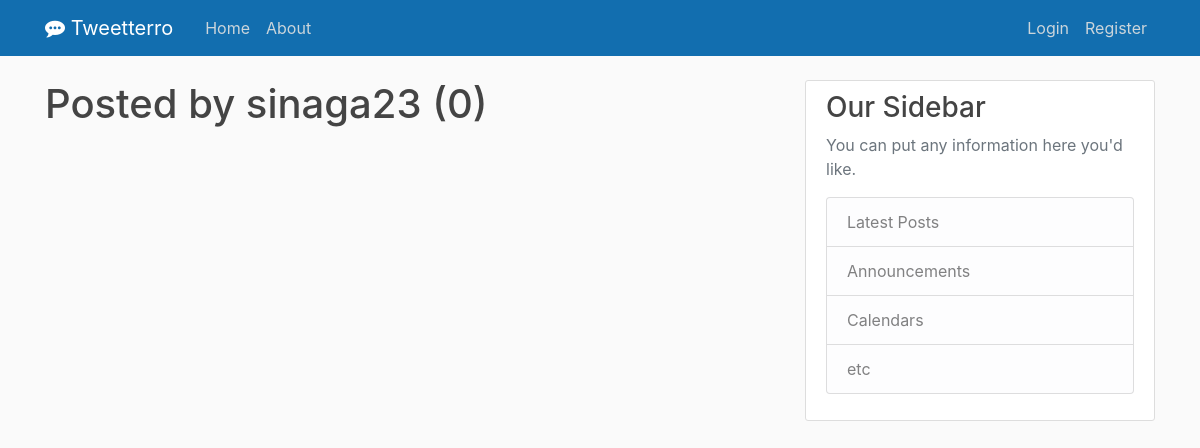
The page /user/sinaga23 on the database as committed earlier.
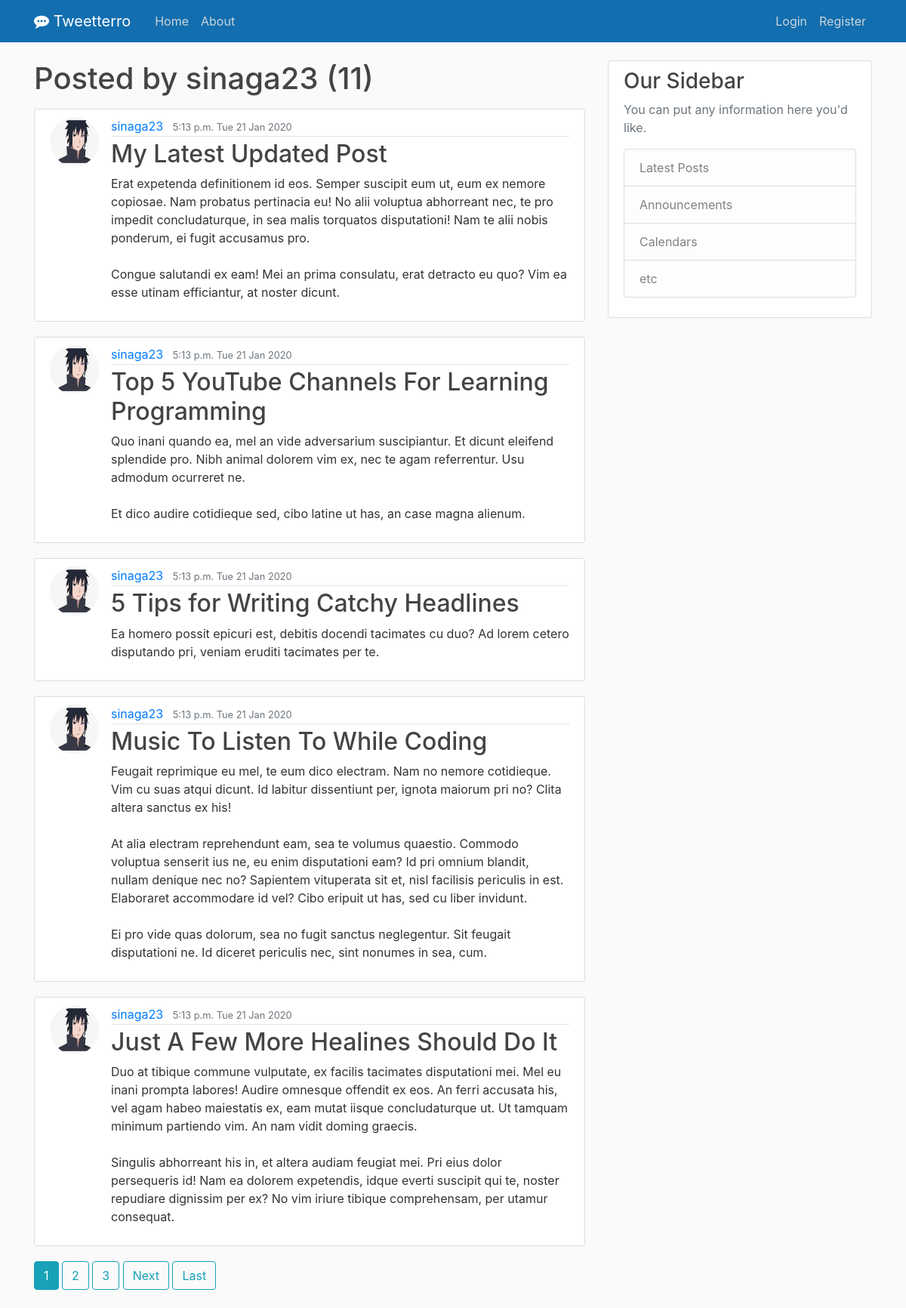
The same page on the database as committed later.
### post/models.py (models this page shows, shortened)
class Post(models.Model) :
    title = models.CharField(max_length=100)
    content = models.TextField()
    date_posted = models.DateTimeField(default=timezone.now)
    author = models.ForeignKey(User, on_delete=models.CASCADE)

### users/models.py (models this page shows, shortened)
class Profile(models.Model) :
    user = models.OneToOneField(User, on_delete=models.CASCADE)
    image = models.ImageField(default='default.png', upload_to='profile_pic')

### post/views.py (the view)
# urls.py: path('user/<str:username>', UserPostListView.as_view(), name='user-post'),
class UserPostListView(ListView) :
    model = Post
    template_name = 'post/user_posts.html'
    context_object_name = 'posts'
    paginate_by = 5
    def get_queryset(self):
        user = get_object_or_404(User, username=self.kwargs.get('username'))
        return Post.objects.filter(author=user).order_by('-date_posted')

### post/templates/post/user_posts.html (shortened to what this page needs)
{% extends "post/base.html" %}
{% block content %}
<h1 class="mb-3">Posted by {{ view.kwargs.username }} ({{ page_obj.paginator.count }})</h1>
{% for post in posts %}
<article class="media content-section">
    <img class="rounded-circle article-img" src="{{ post.author.profile.image.url }}" alt="">
    <div class="media-body">
        <div class="article-metadata">
            <a class="mr-2" href="{% url 'user-post' post.author.username %}">{{ post.author }}</a>
            <small class="text-muted">{{ post.date_posted | date:'P D d M Y' }}</small>
        </div>
        <h2><a class="article-title" href="{% url 'post-detail' post.id %}">{{ post.title }}</a></h2>
        <p class="article-content">{{ post.content }}</p>
    </div>
</article>
{% endfor %}
{% if is_paginated %}
    {% for num in page_obj.paginator.page_range %}
        {% if page_obj.number == num %}
            <a  class="btn btn-info mb-4" href="?page={{ num }}">{{ num }}</a>
        {% elif num > page_obj.number|add:'-3' and num < page_obj.number|add:'3' %}
            <a  class="btn btn-outline-info mb-4" href="?page={{ num }}">{{ num }}</a>
        {% endif %}
    {% endfor %}
    {% if page_obj.has_next %}
        <a  class="btn btn-outline-info mb-4" href="?page={{ page_obj.next_page_number }}">Next</a>
        <a  class="btn btn-outline-info mb-4" href="?page={{ page_obj.paginator.num_pages }}">Last</a>
    {% endif %}
{% endif %}
{% endblock content%}

### post/templates/post/base.html (shortened to what this page needs)
{% load static%}
<!DOCTYPE html>
<html lang="en">
<head>
    <link rel="stylesheet" href="https://stackpath.bootstrapcdn.com/bootstrap/4.4.1/css/bootstrap.min.css"
>
    <link rel="stylesheet" href="{% static 'post/main.css' %}">
    <link href="//maxcdn.bootstrapcdn.com/font-awesome/4.7.0/css/font-awesome.min.css" rel="stylesheet">
</head>
<body>
    <header class="site-header">
        <nav class="navbar navbar-expand-md navbar-dark bg-steel fixed-top">
            <div class="container">
                <a class="navbar-brand mr-4" href="{% url 'post-home' %}"><i class="fa fa-commenting"></i>
                    Tweetterro</a>
                <div class="collapse navbar-collapse" id="navbarToggle">
                    <div class="navbar-nav mr-auto">
                        <a class="nav-item nav-link" href="{% url 'post-home' %}">Home</a>
                        <a class="nav-item nav-link" href="{% url 'post-about' %}">About</a>
                    </div>
                    <div class="navbar-nav">
                        {% if user.is_authenticated %}
                             <a class="nav-item nav-link" href="{% url 'post-create' %}">New Post</a>
                             <a class="nav-item nav-link" href="{% url 'profile' %}">Profile</a>
                             <a class="nav-item nav-link" href="{% url 'logout' %}">Logout</a>
                        {% else %}
                             <a class="nav-item nav-link" href="{% url 'login' %}">Login</a>
                             <a class="nav-item nav-link" href="{% url 'register' %}">Register</a>
                        {% endif %}
                    </div>
                </div>
            </div>
        </nav>
    </header>
    <main role="main" class="container">
        <div class="row">
            <div class="col-md-8">
                {% block content %}{% endblock %}
            </div>
            <div class="col-md-4">
                <div class="content-section">
                    <h3>Our Sidebar</h3>
                    <p class='text-muted'>You can put any information here you'd like.
                        <ul class="list-group">
                            <li class="list-group-item list-group-item-light">Latest Posts</li>
                            <li class="list-group-item list-group-item-light">Announcements</li>
                            <li class="list-group-item list-group-item-light">Calendars</li>
                            <li class="list-group-item list-group-item-light">etc</li>
                        </ul>
                    </p>
                </div>
            </div>
        </div>
    </main>
</body>
</html>

### post/static/post/main.css (style rules this page uses)
body { background: #fafafa; color: #333333; margin-top: 5rem; }
h1, h2, h3, h4, h5, h6 { color: #444444; }
ul { margin: 0; }
.bg-steel { background-color: #126eaf; }
.site-header .navbar-nav .nav-link { color: #cbd5db; }
.content-section { background: #ffffff; padding: 10px 20px; border: 1px solid #dddddd; border-radius: 3px; margin-bottom: 20px; }
.article-title { color: #444444; }
.article-content { white-space: pre-line; }
.article-img { height: 65px; width: 65px; margin-right: 16px; }
.article-metadata { padding-bottom: 1px; margin-bottom: 4px; border-bottom: 1px solid #e3e3e3 }

Rows that differ between the two databases and show on the page:
added Post: author.profile.image (placeholder picture), author "sinaga23", date_posted "5:13 p.m. Tue 21 Jan 2020", title "My Latest Updated Post", content "Erat expetenda definitionem id eos. Semper suscipit eum ut, eum ex nemore copiosae. Nam probatus pertinacia eu! No alii voluptua abhorreant nec, te pro impedit concludaturque, in sea malis torquatos disputationi! Nam te alii nobis ponderum, ei fugit accusamus pro. Congue salutandi ex eam! Mei an prima consulatu, erat detracto eu quo? Vim ea esse utinam efficiantur, at noster dicunt."
added Post: author.profile.image (placeholder picture), author "sinaga23", date_posted "5:13 p.m. Tue 21 Jan 2020", title "Top 5 YouTube Channels For Learning Programming", content "Quo inani quando ea, mel an vide adversarium suscipiantur. Et dicunt eleifend splendide pro. Nibh animal dolorem vim ex, nec te agam referrentur. Usu admodum ocurreret ne. Et dico audire cotidieque sed, cibo latine ut has, an case magna alienum."
added Post: author.profile.image (placeholder picture), author "sinaga23", date_posted "5:13 p.m. Tue 21 Jan 2020", title "5 Tips for Writing Catchy Headlines", content "Ea homero possit epicuri est, debitis docendi tacimates cu duo? Ad lorem cetero disputando pri, veniam eruditi tacimates per te."
added Post: author.profile.image (placeholder picture), author "sinaga23", date_posted "5:13 p.m. Tue 21 Jan 2020", title "Music To Listen To While Coding", content "Feugait reprimique eu mel, te eum dico electram. Nam no nemore cotidieque. Vim cu suas atqui dicunt. Id labitur dissentiunt per, ignota maiorum pri no? Clita altera sanctus ex his! At alia electram reprehendunt eam, sea te volumus quaestio. Commodo voluptua senserit ius ne, eu enim disputationi eam? Id pri omnium blandit, nullam denique nec no? Sapientem vituperata sit et, nisl facilisis periculis in est. Elaboraret accommodare id vel? Cibo eripuit ut has, sed cu liber invidunt. Ei pro vide quas dolorum, sea no fugit sanctus neglegentur. Sit feugait disputationi ne. Id diceret periculis nec, sint nonumes in sea, cum."
added Post: author.profile.image (placeholder picture), author "sinaga23", date_posted "5:13 p.m. Tue 21 Jan 2020", title "Just A Few More Healines Should Do It", content "Duo at tibique commune vulputate, ex facilis tacimates disputationi mei. Mel eu inani prompta labores! Audire omnesque offendit ex eos. An ferri accusata his, vel agam habeo maiestatis ex, eam mutat iisque concludaturque ut. Ut tamquam minimum partiendo vim. An nam vidit doming graecis. Singulis abhorreant his in, et altera audiam feugiat mei. Pri eius dolor persequeris id! Nam ea dolorem expetendis, idque everti suscipit qui te, noster repudiare dignissim per ex? No vim iriure tibique comprehensam, per utamur consequat."
Other text that changed with them:
{{ page_obj.paginator.count }}: "0" → "11"
new list line: "1"
new list line: "2"
new list line: "3"
text now shown: "Next Last"
